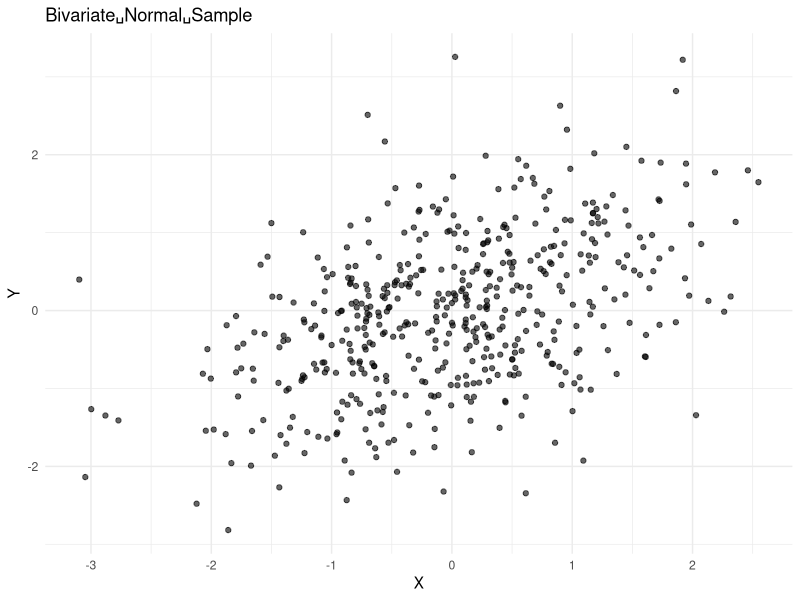

Source code (R):
# multivariate - normal . R
# This script generates and plots a bivariate normal sample .
# 1. Install required packages ( if needed )
if (!requireNamespace("MASS", quietly = TRUE)) install.packages("MASS")
if (!requireNamespace("ggplot2", quietly = TRUE)) install.packages("ggplot2")
# 2. Load required libraries
library(MASS)
library(ggplot2)
# 3. Set seed for r e p r o d u c i b i l i t y
set.seed(42)
# 4. Define mean vector and co va ri anc e matrix
mu <- c(0, 0) # Mean vector
sigma <- matrix(c(1, 0.5,
                  0.5, 1), 2, 2) # Co va ri an ce matrix
# 5. Generate bivariate normal data
data <- mvrnorm(n = 500, mu = mu, Sigma = sigma)
# 6. Convert to data frame for plotting
df <- data.frame(X = data[, 1], Y = data[, 2])
# 7. Plot the generated d i s t r i b u t i o n
ggplot(df, aes(x = X, y = Y)) +
  geom_point(alpha = 0.6) +
  theme_minimal() +
  ggtitle("Bivariate␣Normal␣Sample")
